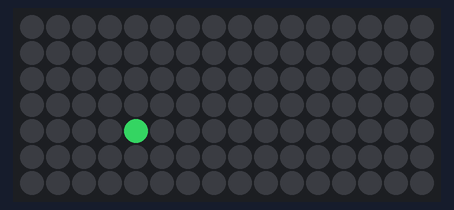
A program run on a simulated Raspberry Pi Pico running MicroPython. Shown: 16×7 RGB LED matrix. Dim RGB values are drawn brighter than linear; random numbers come from a fixed seed.

Above: at 0.05 s.
At 0.45 s:
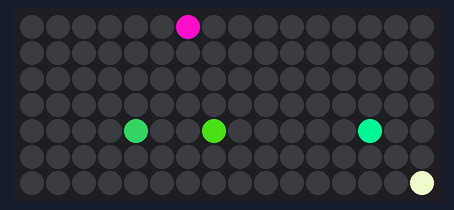
At 0.95 s:
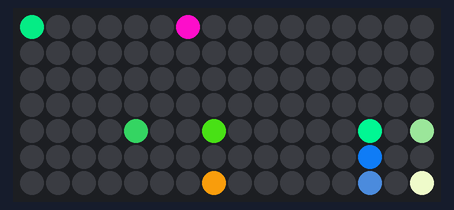
At 1.85 s:
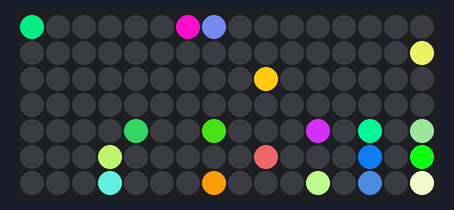
At 20.87 s:
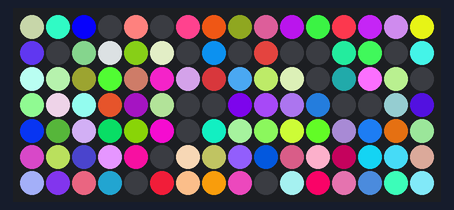
At 39.88 s:
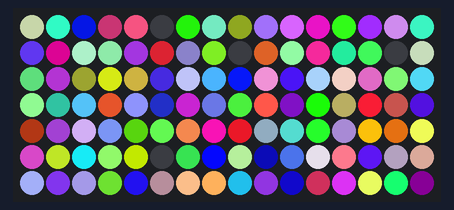

The program:

random.py
```python
import picounicorn, utime, urandom

picounicorn.init()
while True:
    x = urandom.randint(0,15)
    y = urandom.randint(0,6)
    r = urandom.randint(0,255)
    g = urandom.randint(0,255)
    b = urandom.randint(0,255)
    picounicorn.set_pixel(x,y,r,g,b)
    utime.sleep(0.1)
```
